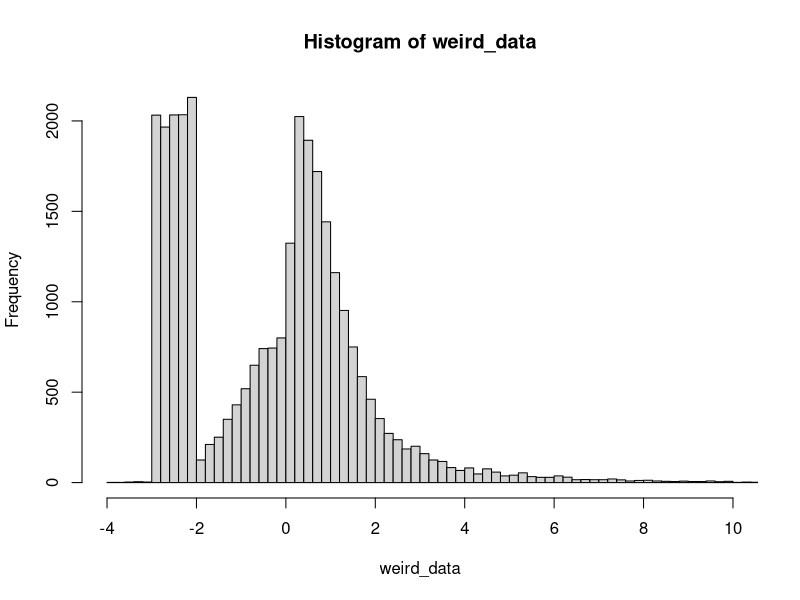
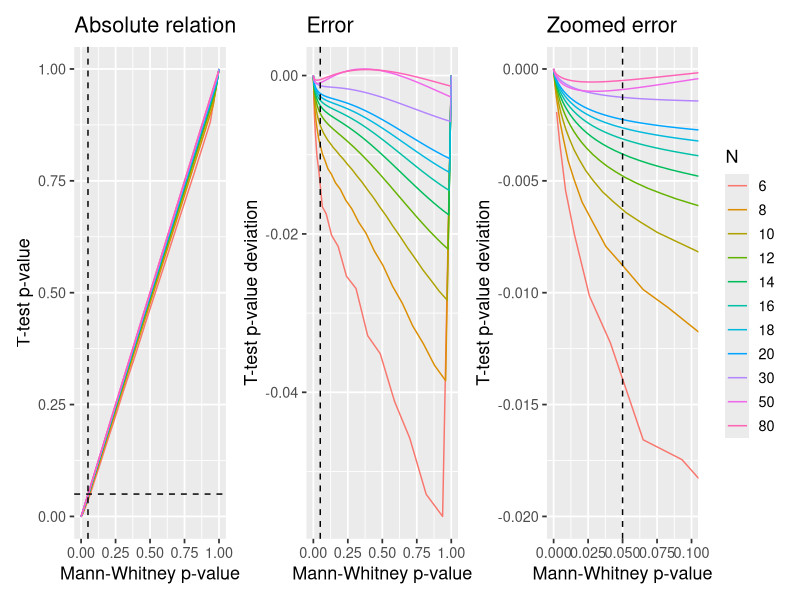

Write R code to recreate these figures, in order.
## ---- chunk 1
weird_data = c(rnorm(10000), exp(rnorm(10000)), runif(10000, min=-3, max=-2))
hist(weird_data, breaks=200, xlim=c(-4, 10))
## ---- chunk 2
# Test differences between these two datasets
x = sample(weird_data, 50)
y = rnorm(50)

# Wilcoxon / Mann-Whitney U
wilcox = wilcox.test(x, y)

# Parametric on ranks
ranks = rank(c(x, y))  # Look up for data
ranked_x = ranks[1:length(x)]  # Select one
ranked_y = ranks[-(1:length(x))]  # Select the other
ttest = t.test(ranked_x, ranked_y)  # Comparable to Wilcoxon?

# You can also do it as a linear model
summary(lm(ranks ~ I(rep(c('x', 'y'), each=50))))

# Compare p-values
rbind(wilcoxon = wilcox$p.value, 
      ttest = ttest$p.value)
## ---- chunk 3
library(tidyverse)

# Parameters
Ns = c(seq(from=6, to=20, by=2), 30, 50, 80)
mus = c(0, 0.5, 1)  # Means
PERMUTATIONS = 1:200

# Run it
D = expand.grid(set=PERMUTATIONS, mu=mus, N=Ns) %>%
  mutate(
    # Generate data. One normal and one weird
    data = map2(N, mu, ~cbind(sample(weird_data, .x), .y + rnorm(.x))),
    
    # Built-in
    mann_raw = map(data, ~ wilcox.test(.x[,1], .x[,2])),
    
    # Ttest
    ranked_value = map(data, ~ rank(c(.x))),  # As 1D ranked vector for t.test
    ttest_raw = map2(ranked_value, N, ~t.test(.x[1:.y], .x[-(1:.y)], var.equal=TRUE)),
    
    # Tidy it up
    mann = map(mann_raw, broom::tidy),
    ttest = map(ttest_raw, broom::tidy)
  ) %>%
  
  # Get as columns instead of lists; then remove "old" columns
  unnest(mann, ttest, .sep='_')

head(D)
## ---- chunk 4
D$N = factor(D$N)  # Make N a factor for prettier plotting

library(ggplot2)
library(patchwork)

# A straight-up comparison of the p-values
p_relative = ggplot(D, aes(x=mann_p.value, y=ttest_p.value, color=N)) + 
  geom_line() + 
  geom_vline(xintercept=0.05, lty=2) +
  geom_hline(yintercept=0.05, lty=2) +
  
  labs(title='Absolute relation', x = 'Mann-Whitney p-value', y = 'T-test p-value') + 
  #coord_cartesian(xlim=c(0, 0.10), ylim=c(0, 0.11)) + 
  theme_gray(13) + 
  guides(color=FALSE)

# Looking at the difference (error) between p-values
p_error_all = ggplot(D, aes(x=mann_p.value, y=ttest_p.value-mann_p.value, color=N)) + 
  geom_line() + 
  geom_vline(xintercept=0.05, lty=2) +
  
  labs(title='Error', x = 'Mann-Whitney p-value', y = 'T-test p-value deviation') + 
  theme_gray(13) + 
  guides(color=FALSE)

# Same, but zoomed in around p=0.05
p_error_zoom = ggplot(D, aes(x=mann_p.value, y=ttest_p.value-mann_p.value, color=N)) + 
  geom_line() + 
  geom_vline(xintercept=0.05, lty=2) +
  
  labs(title='Zoomed error', x = 'Mann-Whitney p-value', y = 'T-test p-value deviation') + 
  coord_cartesian(xlim=c(0, 0.10), ylim=c(-0.020, 0.000)) + 
  theme_gray(13)

# Show it. Patchwork is your friend!
p_relative + p_error_all + p_error_zoom
